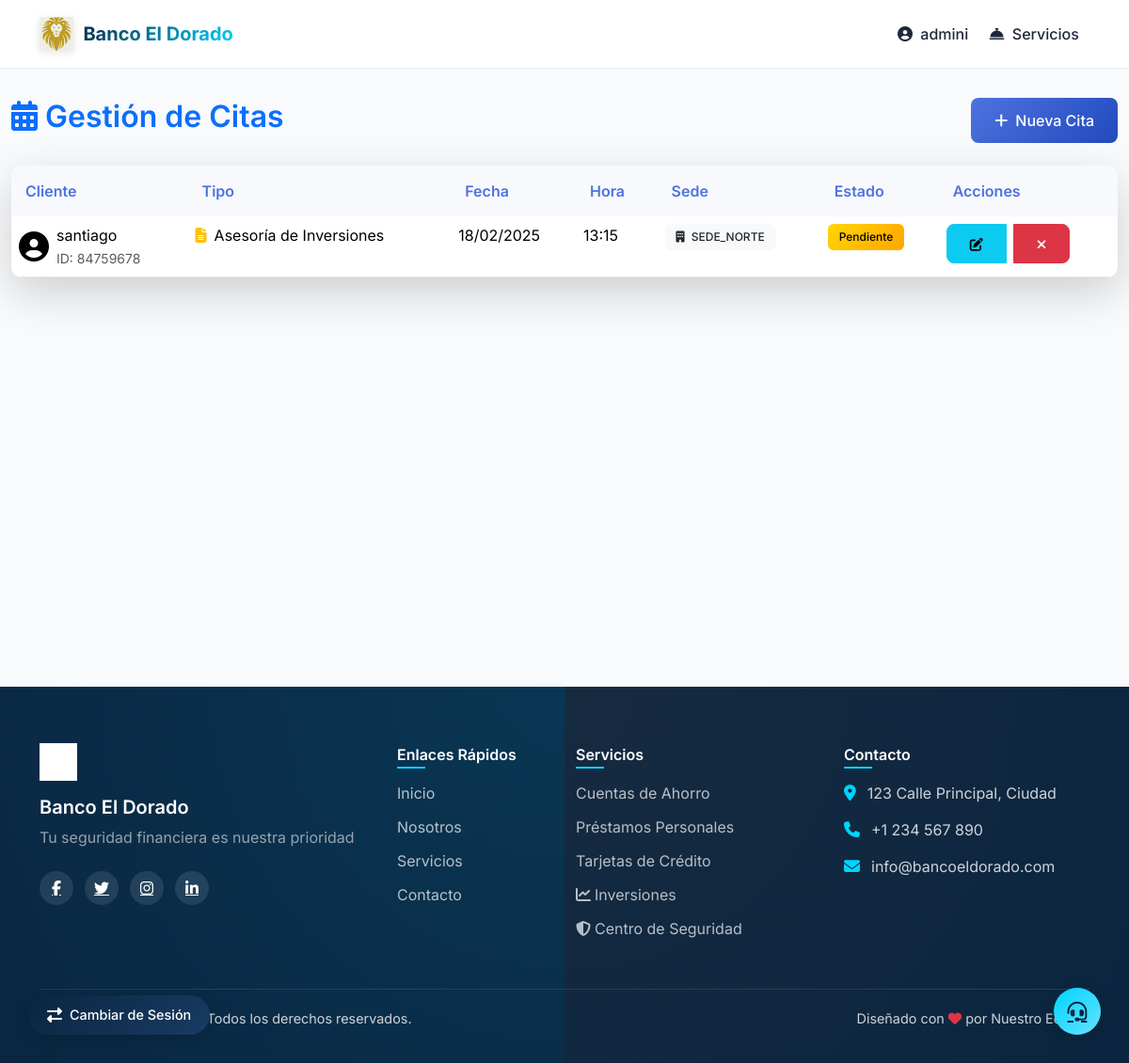
The page /appointments/ (signed in) on the database its author committed.
### blog/models.py (models this page shows, shortened)
class Appointment(models.Model):
    APPOINTMENT_TYPES = [
        ('LOAN', 'Solicitud de Préstamo'),
        ('SAVINGS', 'Apertura Cuenta de Ahorros'),
        ('CHECKING', 'Apertura Cuenta Corriente'),
        ('INVESTMENT', 'Asesoría de Inversiones'),
        ('CARDS', 'Solicitud de Tarjetas'),
        ('OTHER', 'Otros Servicios'),
    ]
    STATUS_CHOICES = [
        ('PENDING', 'Pendiente'),
        ('CONFIRMED', 'Confirmada'),
        ('COMPLETED', 'Cumplida'),
        ('CANCELLED', 'Cancelada'),
    ]
    client = models.ForeignKey(Client, on_delete=models.CASCADE, related_name='appointments')
    appointment_type = models.CharField(max_length=20, choices=APPOINTMENT_TYPES)
    date = models.DateField()
    time = models.TimeField()
    branch = models.CharField(max_length=100)  # Sede
    status = models.CharField(max_length=20, choices=STATUS_CHOICES, default='PENDING')
    notes = models.TextField(blank=True)
    created_at = models.DateTimeField(auto_now_add=True)
    updated_at = models.DateTimeField(auto_now=True)
    class Meta:
        ordering = ['-date', '-time']

class Client(models.Model):
    class Status(models.TextChoices):
        OWE = 'O', 'OWE'
        NODEBT = 'ND', 'NODEBT'
    cardId = models.CharField(max_length= 10, null= True, blank = True)
    name = models.CharField(max_length=100)
    image = models.ImageField(upload_to='client_photos/', blank=True, null=True)
    imageSave = models.ImageField(upload_to='client_photos/', blank=True, null=True)
    email = models.EmailField()
    phone_number = models.CharField(max_length=15)
    address = models.CharField(max_length=200)
    created_at = models.DateTimeField(auto_now_add=True)
    updated_at = models.DateTimeField(auto_now=True)
    status = models.CharField(max_length=2,
                              choices=Status.choices,
                              default=Status.NODEBT)
    class Meta:
        ordering = ['-created_at']
        indexes = [
            models.Index(fields=['-created_at']),
        ]

### blog/views.py (the view)
# urls.py: path('appointments/', views.appointment_list, name='appointment_list'),
@login_required
def appointment_list(request):
    appointments = Appointment.objects.all().order_by('date', 'time')
    return render(request, 'appointments/appointment_list.html', {
        'appointments': appointments
    })

### blog/templates/appointments/appointment_list.html (shortened to what this page needs)
{% extends 'base.html' %}
{% load static %}
{% block extra_css %}
<link rel="stylesheet" href="{% static 'css/appointments.css' %}">
{% endblock %}
{% block content %}
<div class="appointment-container container-fluid py-4">
    <div class="row mb-4">
        <div class="col-12">
            <div class="d-flex justify-content-between align-items-center">
                <h2 class="text-primary">
                    <i class="fas fa-calendar-alt me-2"></i>Gestión de Citas
                </h2>
                <a href="{% url 'blog:appointment_search_client' %}"
                   class="btn btn-gradient">
                    <i class="fas fa-plus me-2"></i>Nueva Cita
                </a>
            </div>
        </div>
    </div>
    <div class="card shadow-lg">
        <div class="card-body p-0">
            <div class="table-responsive">
                <table class="table appointment-table mb-0">
                    <thead>
                        <tr>
                            <th>Cliente</th>
                            <th>Tipo</th>
                            <th>Fecha</th>
                            <th>Hora</th>
                            <th>Sede</th>
                            <th>Estado</th>
                            <th>Acciones</th>
                        </tr>
                    </thead>
                    <tbody>
                        {% for appointment in appointments %}
                        <tr>
                            <td>
                                <div class="d-flex align-items-center">
                                    <i class="fas fa-user-circle fa-2x me-2 text-gray-300"></i>
                                    <div>
                                        <div class="font-weight-bold">{{ appointment.client.name }}</div>
                                        <small class="text-muted">ID: {{ appointment.client.cardId }}</small>
                                    </div>
                                </div>
                            </td>
                            <td>
                                <span class="d-flex align-items-center">
                                    {% if appointment.appointment_type == 'LOAN' %}
                                        <i class="fas fa-money-bill-wave text-success me-2"></i>
                                    {% elif appointment.appointment_type == 'SAVINGS' %}
                                        <i class="fas fa-piggy-bank text-primary me-2"></i>
                                    {% elif appointment.appointment_type == 'CHECKING' %}
                                        <i class="fas fa-landmark text-info me-2"></i>
                                    {% else %}
                                        <i class="fas fa-file-alt text-warning me-2"></i>
                                    {% endif %}
                                    {{ appointment.get_appointment_type_display }}
                                </span>
                            </td>
                            <td>{{ appointment.date|date:"d/m/Y" }}</td>
                            <td>{{ appointment.time|time:"H:i" }}</td>
                            <td>
                                <span class="badge bg-light text-dark">
                                    <i class="fas fa-building me-1"></i>
                                    {{ appointment.branch }}
                                </span>
                            </td>
                            <td>
                                <span class="badge badge-{{ appointment.status|lower }}">
                                    {{ appointment.get_status_display }}
                                </span>
                            </td>
                            <td>
                                <div class="btn-group">
                                    <a href="{% url 'blog:appointment_detail' appointment.id %}"
                                       class="btn btn-sm btn-info me-2"
                                       data-bs-toggle="tooltip"
                                       title="Editar cita">
                                        <i class="fas fa-edit"></i>
                                    </a>
                                    {% if appointment.status != 'CANCELLED' %}
                                    <button onclick="confirmCancel({{ appointment.id }})"
                                            class="btn btn-sm btn-danger"
                                            data-bs-toggle="tooltip"
                                            title="Cancelar cita">
                                        <i class="fas fa-times"></i>
                                    </button>
                                    {% endif %}
                                </div>
                            </td>
                        </tr>
                        {% endfor %}
                    </tbody>
                </table>
            </div>
        </div>
    </div>
</div>
{% endblock %}

### templates/base.html (shortened to what this page needs)
{% load static %}
<!DOCTYPE html>
<html lang="es">
<head>
    <link href="https://cdn.jsdelivr.net/npm/bootstrap@5.3.2/dist/css/bootstrap.min.css" rel="stylesheet">
    <link href="https://cdnjs.cloudflare.com/ajax/libs/font-awesome/6.5.1/css/all.min.css" rel="stylesheet">
    {% block extra_css %}{% endblock %}
</head>
<body>
    <nav class="navbar navbar-expand-lg fixed-top" id="mainNav">
        <div class="container">
            <a class="navbar-brand" href="{% url 'blog:home' %}">
                <img src="{% static 'images/logo.png' %}" alt="Logo" class="navbar-logo">
                <span class="text-gradient fw-bold">Banco El Dorado</span>
            </a>
            <div class="collapse navbar-collapse" id="navbarNav">
                <ul class="navbar-nav ms-auto">
                    {% if user.is_authenticated %}
                        <li class="nav-item dropdown">
                            <a class="nav-link" href="#" id="userDropdown" role="button" data-bs-toggle="dropdown">
                                <i class="fas fa-user-circle me-1"></i> {{ user.username }}
                            </a>
                        </li>
                    {% endif %}
                    <li class="nav-item dropdown">
                        <a class="nav-link" href="#" id="servicesDropdown" role="button" data-bs-toggle="dropdown">
                            <i class="fas fa-concierge-bell me-1"></i> Servicios
                        </a>
                    </li>
                </ul>
            </div>
        </div>
    </nav>
    <main class="main-content">
        {% block content %}{% endblock %}
    </main>
    <footer class="footer">
        <div class="container">
            <div class="row">
                <div class="col-lg-4">
                    <div class="footer-brand">
                        <img src="{% static 'images/logo.png' %}" alt="Logo" class="footer-logo">
                        <h5>Banco El Dorado</h5>
                        <p>Tu seguridad financiera es nuestra prioridad</p>
                    </div>
                    <div class="social-links">
                        <a href="#" class="social-link"><i class="fab fa-facebook-f"></i></a>
                        <a href="#" class="social-link"><i class="fab fa-twitter"></i></a>
                        <a href="#" class="social-link"><i class="fab fa-instagram"></i></a>
                        <a href="#" class="social-link"><i class="fab fa-linkedin-in"></i></a>
                    </div>
                </div>
                <div class="col-lg-2">
                    <h6>Enlaces Rápidos</h6>
                    <ul class="footer-links">
                        <li><a href="{% url 'blog:home' %}">Inicio</a></li>
                        <li><a href="#">Nosotros</a></li>
                        <li><a href="#">Servicios</a></li>
                        <li><a href="#">Contacto</a></li>
                    </ul>
                </div>
                <div class="col-lg-3">
                    <h6>Servicios</h6>
                    <ul class="footer-links">
                        <li><a href="#">Cuentas de Ahorro</a></li>
                        <li><a href="#">Préstamos Personales</a></li>
                        <li><a href="#">Tarjetas de Crédito</a></li>
                        <li><a href="{% url 'blog:inversiones' %}"><i class="fas fa-chart-line me-1"></i>Inversiones</a></li>
                        <li><a href="{% url 'blog:seguridad' %}"><i class="fas fa-shield-alt me-1"></i>Centro de Seguridad</a></li>
                    </ul>
                </div>
                <div class="col-lg-3">
                    <h6>Contacto</h6>
                    <ul class="footer-contact">
                        <li>
                            <i class="fas fa-map-marker-alt"></i>
                            <span>123 Calle Principal, Ciudad</span>
                        </li>
                        <li>
                            <i class="fas fa-phone"></i>
                            <span>+1 234 567 890</span>
                        </li>
                        <li>
                            <i class="fas fa-envelope"></i>
                            <span>info@bancoeldorado.com</span>
                        </li>
                    </ul>
                </div>
            </div>
            <div class="footer-bottom">
                <div class="row">
                    <div class="col-md-6">
                        <p>&copy; {% now "Y" %} Banco El Dorado. Todos los derechos reservados.</p>
                    </div>
                    <div class="col-md-6 text-end">
                        <p>Diseñado con <i class="fas fa-heart text-danger"></i> por Nuestro Equipo</p>
                    </div>
                </div>
            </div>
        </div>
    </footer>
    <a href="https://www.userlike.com/umc/#/inbox/81431049" target="_blank" rel="noopener noreferrer" class="floating-btn help-btn">
        <i class="fas fa-headset"></i>
    </a>
    {% if user.is_authenticated %}
    <a href="{% url 'blog:login' %}" class="floating-btn role-switch">
        <i class="fas fa-exchange-alt"></i>
        <span>Cambiar de Sesión</span>
    </a>
    {% endif %}
</body>
</html>

### blog/static/css/appointments.css (style rules this page uses)
.appointment-container { animation: fadeIn 0.5s ease-in-out; }
.card { transition: all 0.3s ease; border: none; box-shadow: 0 0 15px rgba(0,0,0,0.1); }
.btn-gradient { background: linear-gradient(135deg, #4e73df 0%, #224abe 100%); border: none; color: white; padding: 12px 25px; border-radius: 8px; transition: all 0.3s ease; }
.appointment-table { border-radius: 10px; overflow: hidden; }
.appointment-table thead th { background: #f8f9fc; border: none; padding: 15px; font-weight: 600; color: #4e73df; }
.appointment-table tbody tr { transition: all 0.3s ease; }
.badge { padding: 8px 12px; border-radius: 6px; font-weight: 500; }
.badge-pending { background: linear-gradient(135deg, #ffd700 0%, #ffa500 100%); color: #000; }

### rows shown on the page
Appointment: client.name "santiago", client.cardId "84759678", appointment_type "Asesoría de Inversiones", date "18/02/2025", time "13:15", branch "SEDE_NORTE", status "Pendiente"

### other values the page prints
{{ user.username }} "admini"
